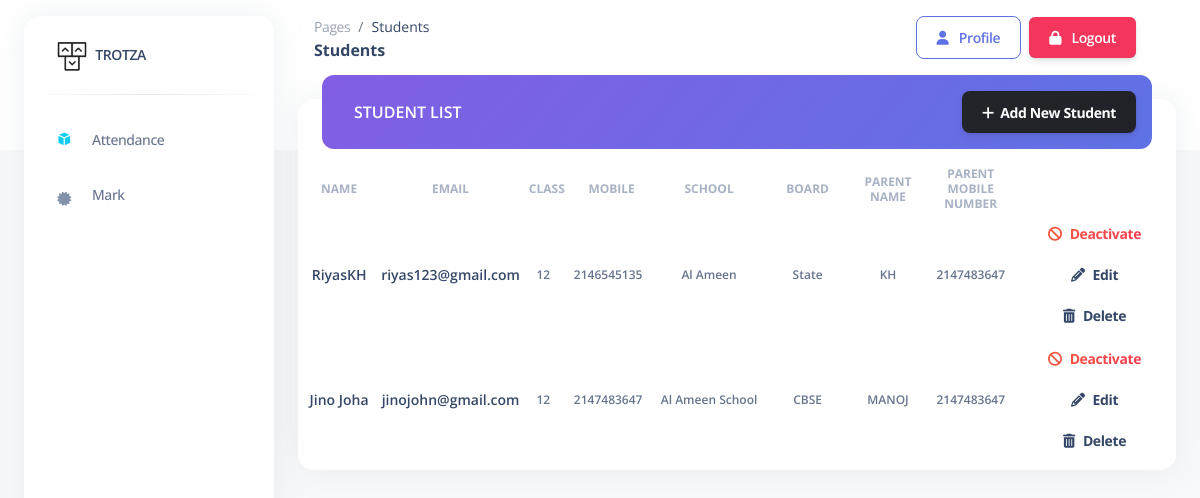
Page /admin/pages/student_list.php (signed in) on the committed database.
### tables this page shows
CREATE TABLE `student_data` (
  `sid` int(11) NOT NULL,
  `name` varchar(100) NOT NULL,
  `class` varchar(100) NOT NULL,
  `mobile` int(11) NOT NULL,
  `email` varchar(100) NOT NULL,
  `school` varchar(100) NOT NULL,
  `board` varchar(100) NOT NULL,
  `pname` varchar(100) NOT NULL,
  `pmobile` int(11) NOT NULL
);

CREATE TABLE `class` (
  `cid` int(11) NOT NULL,
  `clname` varchar(100) NOT NULL
);

### admin/pages/student_list.php (the view, shortened to what this page needs)
<?php
include '../includes/connection.php';
?>
<!DOCTYPE html>
<html lang="en">
<head>
  <link href="../assets/css/nucleo-icons.css" rel="stylesheet" />
  <link href="../assets/css/nucleo-svg.css" rel="stylesheet" />
  <link href="../assets/css/nucleo-svg.css" rel="stylesheet" />
  <link id="pagestyle" href="../assets/css/argon-dashboard.css?v=2.0.4" rel="stylesheet" />
</head>
<body class="g-sidenav-show   bg-gray-100">
  <?php include '../includes/sidebar.php';
  ?>
  <main class="main-content position-relative border-radius-lg ">
    <nav class="navbar navbar-main navbar-expand-lg px-0 mx-4 shadow-none border-radius-xl " id="navbarBlur"
      data-scroll="false">
      <div class="container-fluid py-1 px-3">
        <nav aria-label="breadcrumb">
          <ol class="breadcrumb bg-transparent mb-0 pb-0 pt-1 px-0 me-sm-6 me-5">
            <li class="breadcrumb-item text-sm"><a class="opacity-5 text-dark" href="javascript:;">Pages</a></li>
            <li class="breadcrumb-item text-sm text-dark active" aria-current="page">Students</li>
          </ol>
          <h6 class="font-weight-bolder text-dark mb-0">Students</h6>
        </nav>
        <div class="collapse navbar-collapse mt-sm-0 mt-2 me-md-0 me-sm-4" id="navbar">
          <ul class="navbar-nav  ms-md-auto pe-md-3 d-flex align-items-center">
            <li class="nav-item d-flex align-items-center border-2">
              <button onclick="window.location.href='profile.php'"
                class="btn btn-outline-primary btn-md font-weight-bold  mb-0"><i
                  class="fa fa-user me-sm-1"></i>&nbsp;&nbsp;Profile</button>
            </li>
            <li class="nav-item d-flex align-items-center bg-danger mx-2 rounded">
              <button onclick="window.location.href='logout.php'" class="btn btn-md font-weight-bold text-white mb-0"><i
                  class="fa fa-lock me-sm-1"></i>&nbsp;&nbsp;Logout</button>
            </li>
          </ul>
        </div>
      </div>
    </nav>
    <div class="container-fluid py-4">
      <div class="row">
        <div class="col-12">
          <div class="card mb-4">
            <div class="card-header p-0 position-relative mt-n4 mx-4">
              <div class="d-flex justify-content-between bg-gradient-primary shadow-primary border-radius-lg p-3">
                <h6 class="text-white ps-3 pt-2 text-uppercase">Student List</h6>
                <button class="btn bg-gradient-dark m-0 toast-btn" type="button" data-toggle="modal"
                  data-target="#form"><i class="fas fa-plus"></i>&nbsp;&nbsp;Add New
                  Student</button>
              </div>
            </div>
            <div class="card-body px-0 pt-3 pb-2">
              <div class="table-responsive p-0">
                <table class="align-items-center mb-0 w-100 d-block d-md-table text-sm">
                  <thead>
                    <tr>
                      <th class="text-center text-uppercase text-secondary text-xs font-weight-bolder opacity-7"
                        style="width: 10%;">
                        Name</th>
                      <th class="text-center text-uppercase text-secondary text-xs font-weight-bolder opacity-7"
                        style="width: 10%;">
                        Email</th>
                      <th class="text-center text-uppercase text-secondary text-xs font-weight-bolder opacity-7 ps-2"
                        style="width: 5%;">
                        Class</th>
                      <th
                        class="text-center text-uppercase text-secondary text-xs font-weight-bolder opacity-7 ps-2 th-sm"
                        style="width: 10%;">
                        Mobile</th>
                      <th class="text-center text-uppercase text-secondary text-xs font-weight-bolder opacity-7"
                        style="width: 15%;">
                        School</th>
                      <th class="text-center text-uppercase text-secondary text-xs font-weight-bolder opacity-7"
                        style="width: 10%;">
                        Board</th>
                      <th class="text-center text-uppercase text-secondary text-xs font-weight-bolder opacity-7"
                        style="width: 10%;">
                        Parent Name</th>
                      <th class="text-center text-uppercase text-secondary text-xs font-weight-bolder opacity-7"
                        style="width: 10%;">
                        Parent Mobile Number</th>
                      <th class="text-center text-uppercase text-secondary text-xs font-weight-bolder opacity-7"
                        style="width: 20%;">
                      </th>
                    </tr>
                  </thead>
                  <tbody>
                    <?php
                    $query = "SELECT student_data.*, class.clname, login.status
                    FROM student_data
                    INNER JOIN login ON student_data.sid = login.id
                    INNER JOIN class ON student_data.class = class.cid
                    WHERE login.type = 'student' AND login.status != 2";
                    $result = mysqli_query($conn, $query);
                    while ($row = mysqli_fetch_array($result)) {
                      $className = $row["clname"];
                      ?>
                      <tr>
                        <td class="align-middle text-center">
                          <div class="d-flex flex-column ">
                            <h6 class="mb-0 text-sm">
                              <?php echo $row["name"]; ?>
                            </h6>
                          </div>
                        </td>
                        <td class="align-middle text-center">
                          <div class="d-flex flex-column ">
                            <h6 class="mb-0 text-sm">
                              <?php echo $row["email"]; ?>
                            </h6>
                          </div>
                        </td>
                        <td class="align-middle text-center">
                          <p class="text-xs font-weight-bold mb-0">
                            <?php echo $className ?>
                          </p>
                        </td>
                        <td class="align-middle text-center">
                          <p class="text-xs font-weight-bold mb-0">
                            <?php echo $row["mobile"]; ?>
                          </p>
                        </td>
                        <td class="align-middle text-center">
                          <p class="text-xs font-weight-bold mb-0">
                            <?php echo $row["school"]; ?>
                          </p>
                        </td>
                        <td class="align-middle text-center">
                          <p class="text-xs font-weight-bold mb-0">
                            <?php echo $row["board"]; ?>
                          </p>
                        </td>
                        <td class="align-middle text-center">
                          <p class="text-xs font-weight-bold mb-0">
                            <?php echo $row["pname"]; ?>
                          </p>
                        </td>
                        <td class="align-middle text-center">
                          <p class="text-xs font-weight-bold mb-0">
                            <?php echo $row["pmobile"]; ?>
                          </p>
                        </td>
                        <td class="align-middle text-center">
                          <?php
                          if ($row["status"] == 1) {
                            ?>
                            <a class="btn btn-link text-danger text-gradient px-3 mb-0"
                              href="../includes/sdeactivate.php?id=<?php echo $row["sid"]; ?> & d=0">
                              <i class="fas fa-ban me-2"></i>Deactivate
                            </a>
                            <?php
                          }
                          ?>
                          <a class="btn btn-link text-dark px-3 mb-0" type="button" data-toggle="modal"
                            data-target="#edit" onclick="getData(<?php echo $row['sid']; ?>) "><i
                              class="fas fa-pencil-alt text-dark me-2"></i>Edit</a>
                          <a class="btn btn-link text-dark px-3 mb-0"
                            href="../includes/sdeactivate.php?id=<?php echo $row["sid"]; ?> & d=2"><i
                              class="fas fa-trash-alt text-dark me-2"></i>Delete</a>
                        </td>
                      </tr>
                      <?php
                    }
                    ?>
                  </tbody>
                </table>
              </div>
            </div>
          </div>
        </div>
      </div>
    </div>
  </main>
</body>
</html>

### rows in the picture
student_data: name "RiyasKH", email "riyas123@gmail.com", class.clname "12", mobile "2146545135", school "Al Ameen", board "State", pname "KH", pmobile "2147483647"
student_data: name "Jino Joha", email "jinojohn@gmail.com", class.clname "12", mobile "2147483647", school "Al Ameen School", board "CBSE", pname "MANOJ", pmobile "2147483647"
